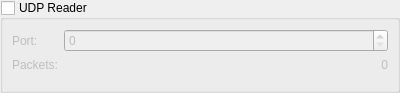
<?xml version="1.0" encoding="UTF-8"?>
<ui version="4.0">
 <class>QUdpReaderWidget</class>
 <widget class="QWidget" name="QUdpReaderWidget">
  <property name="geometry">
   <rect>
    <x>0</x>
    <y>0</y>
    <width>400</width>
    <height>93</height>
   </rect>
  </property>
  <property name="minimumSize">
   <size>
    <width>400</width>
    <height>0</height>
   </size>
  </property>
  <property name="windowTitle">
   <string>Form</string>
  </property>
  <layout class="QVBoxLayout" name="verticalLayout">
   <property name="leftMargin">
    <number>0</number>
   </property>
   <property name="topMargin">
    <number>0</number>
   </property>
   <property name="rightMargin">
    <number>0</number>
   </property>
   <property name="bottomMargin">
    <number>0</number>
   </property>
   <item>
    <widget class="QGroupBox" name="groupBox">
     <property name="title">
      <string>UDP Reader</string>
     </property>
     <property name="checkable">
      <bool>true</bool>
     </property>
     <property name="checked">
      <bool>false</bool>
     </property>
     <layout class="QFormLayout" name="formLayout">
      <item row="0" column="0">
       <widget class="QLabel" name="label">
        <property name="text">
         <string>Port:</string>
        </property>
       </widget>
      </item>
      <item row="0" column="1">
       <widget class="QSpinBox" name="incoming_port"/>
      </item>
      <item row="1" column="0">
       <widget class="QLabel" name="label_2">
        <property name="text">
         <string>Packets:</string>
        </property>
       </widget>
      </item>
      <item row="1" column="1">
       <widget class="QLabel" name="label_3">
        <property name="text">
         <string>0</string>
        </property>
        <property name="alignment">
         <set>Qt::AlignRight|Qt::AlignTrailing|Qt::AlignVCenter</set>
        </property>
       </widget>
      </item>
     </layout>
     <zorder>label_2</zorder>
     <zorder>label</zorder>
     <zorder>incoming_port</zorder>
     <zorder>label_3</zorder>
    </widget>
   </item>
  </layout>
 </widget>
 <resources/>
 <connections/>
</ui>
